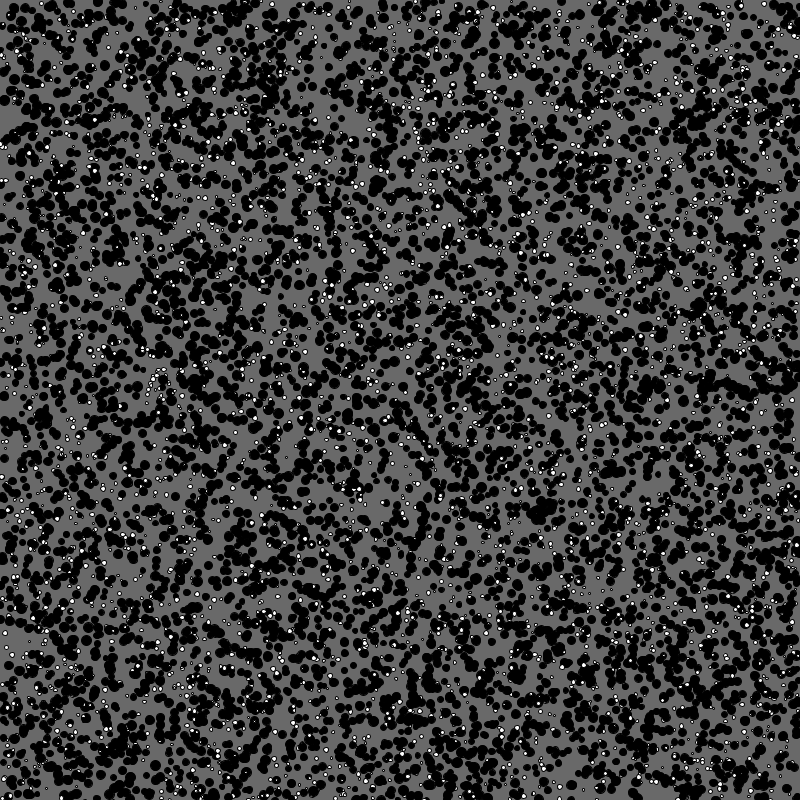
Frame 1 (no input)
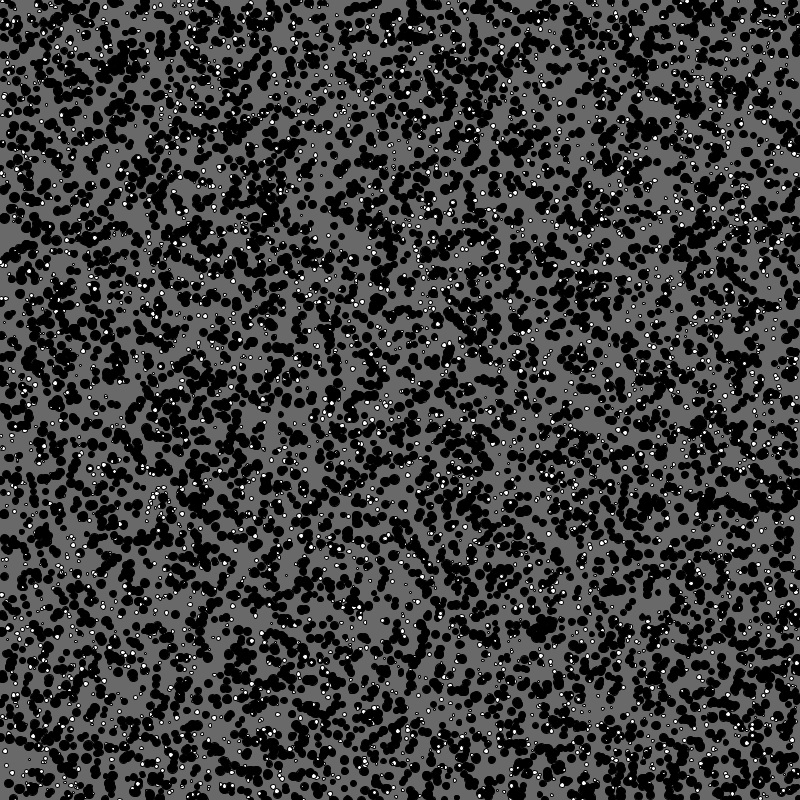
Frame 60 (the mouse pressed at the canvas centre just before this capture)
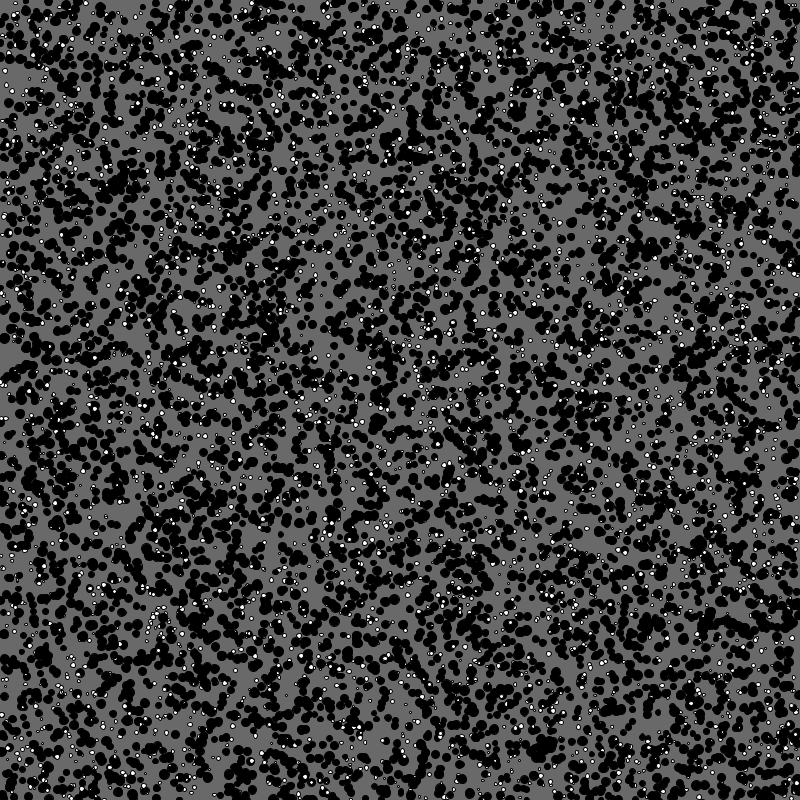
Frame 120 (the mouse held since frame 60 and released just before this capture)

The Processing sketch that drew these frames (run headless with seeded random() and noise(); from frame 60 on, the mouse is pressed at the canvas centre):

// Processing sketch: processing_138537
// ── processing_138537.pde

int[]list={5,23,0,12,3};
int nbolas =10000;
float[] x = new float [nbolas];
float[] y = new float [nbolas];
float[] t = new float [nbolas];
void setup () {
  size(800,800);
for(int i=0; i <nbolas ; i++){
  x[i]= random(width);
  y[i]= random(height);
  t[i] = random(2,10);
}
}
  void draw(){
    background(105);
   for(int i=0; i <nbolas ; i++){ 
    y[i]++;
    if(t[i]>5){
      fill(0);
    }else{
      fill(255);
    }
    ellipse(x[i],y[i],t[i],t[i]);
    y[i]++;
    if(y[i]>height){
      y[i]=0;
    }
}
  }
